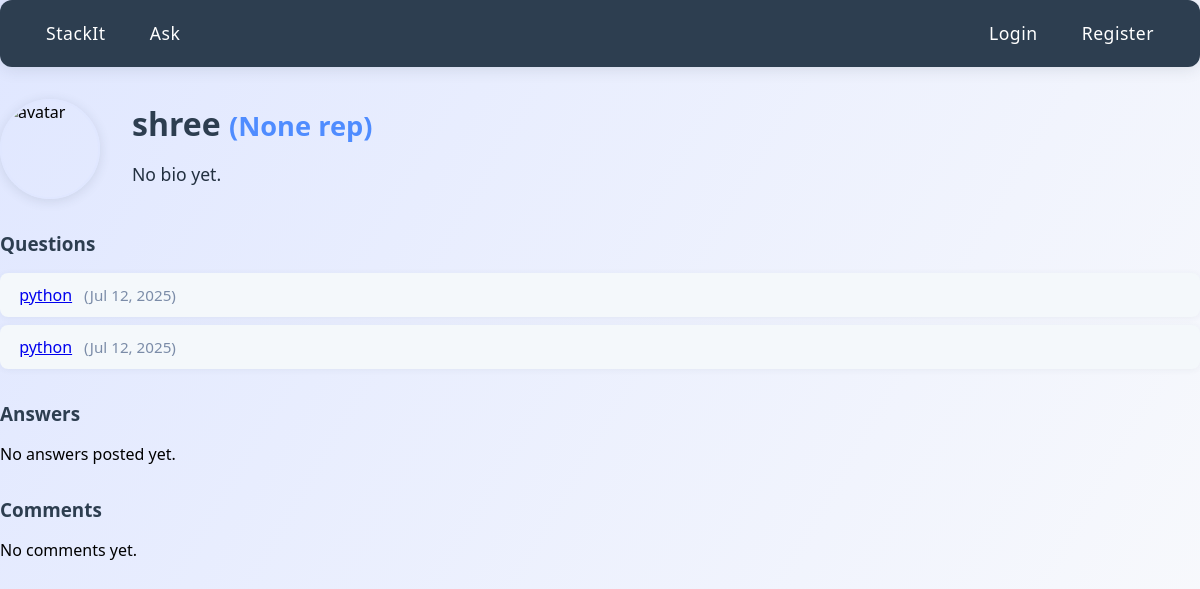
Screenshot of /user/shree with the database file from the repository.
### app/models.py (models this page shows)
class User(UserMixin, db.Model):
    id = db.Column(db.Integer, primary_key=True)
    username = db.Column(db.String(150), unique=True, nullable=False)
    email = db.Column(db.String(120), unique=True, nullable=False)
    password = db.Column(db.String(200), nullable=False)
    is_banned = db.Column(db.Boolean, default=False)
    bio = db.Column(db.Text, default='')
    avatar_url = db.Column(db.String(255), default='')
    reputation = db.Column(db.Integer, default=0)
    roles = db.relationship('Role', secondary=user_roles, backref=db.backref('users', lazy='dynamic'))
    questions = db.relationship('Question', backref='author', lazy=True)
    answers = db.relationship('Answer', backref='author', lazy=True)
    notifications = db.relationship('Notification', backref='user', lazy=True)

class Question(db.Model):
    id = db.Column(db.Integer, primary_key=True)
    title = db.Column(db.String(200), nullable=False)
    description = db.Column(db.Text, nullable=False)
    created_at = db.Column(db.DateTime, default=datetime.utcnow)
    is_approved = db.Column(db.Boolean, default=False)
    user_id = db.Column(db.Integer, db.ForeignKey('user.id'), nullable=False)
    tags = db.relationship('Tag', secondary=question_tags, backref=db.backref('questions', lazy='dynamic'))
    answers = db.relationship(
        'Answer',
        backref='question',
        lazy=True,
        foreign_keys='Answer.question_id'
    )
    accepted_answer_id = db.Column(db.Integer, db.ForeignKey('answer.id'))

### app/routes.py (the view)
@main.route('/user/<username>')
def user_profile(username):
    user = User.query.filter_by(username=username).first_or_404()
    questions = Question.query.filter_by(user_id=user.id).order_by(Question.created_at.desc()).all()
    answers = Answer.query.filter_by(user_id=user.id).order_by(Answer.created_at.desc()).all()
    comments = Comment.query.filter_by(user_id=user.id).order_by(Comment.created_at.desc()).all()
    return render_template('profile.html', user=user, questions=questions, answers=answers, comments=comments)

### templates/profile.html (shortened to what this page needs)
<!DOCTYPE html>
<html lang="en">
<head>
    <link rel="stylesheet" href="/static/style.css">
</head>
<body>
    <nav class="navbar">
        <a href="/" class="nav-brand"> StackIt</a>
        <a href="/ask" class="nav-btn"> Ask</a>
        {% if current_user.is_authenticated %}
            <span style="color: #4f8cff; font-weight:600;">Hi, {{ current_user.username }}</span>
            <a href="/logout" class="nav-btn"><i class="fa-solid fa-arrow-right-from-bracket"></i> Logout</a>
        {% else %}
            <a href="/login" class="nav-btn"> Login</a>
            <a href="/register" class="nav-btn"> Register</a>
        {% endif %}
    </nav>
    <div class="main-content">
        <div class="profile-header">
            <img src="{{ user.avatar_url or '/static/default_avatar.png' }}" class="profile-avatar" alt="avatar">
            <div class="profile-info">
                <h1>{{ user.username }} <span class="profile-rep">({{ user.reputation }} rep)</span></h1>
                <p class="profile-bio">{{ user.bio or 'No bio yet.' }}</p>
            </div>
        </div>
        <div class="profile-section">
            <h2>Questions</h2>
            {% if questions %}
                <ul class="profile-list">
                {% for q in questions %}
                    <li><a href="/question/{{ q.id }}">{{ q.title }}</a> <span class="profile-date">({{ q.created_at.strftime('%b %d, %Y') }})</span></li>
                {% endfor %}
                </ul>
            {% else %}
                <p>No questions asked yet.</p>
            {% endif %}
        </div>
        <div class="profile-section">
            <h2>Answers</h2>
            {% if answers %}
                <ul class="profile-list">
                {% for a in answers %}
                    <li>On <a href="/question/{{ a.question.id }}">{{ a.question.title }}</a> <span class="profile-date">({{ a.created_at.strftime('%b %d, %Y') }})</span></li>
                {% endfor %}
                </ul>
            {% else %}
                <p>No answers posted yet.</p>
            {% endif %}
        </div>
        <div class="profile-section">
            <h2>Comments</h2>
            {% if comments %}
                <ul class="profile-list">
                {% for c in comments if not c.is_deleted %}
                    <li>{{ c.content }} <span class="profile-date">({{ c.created_at.strftime('%b %d, %Y') }})</span></li>
                {% endfor %}
                </ul>
            {% else %}
                <p>No comments yet.</p>
            {% endif %}
        </div>
    </div>
</body>
</html>

### static/style.css (style rules this page uses)
body { font-family: 'Segoe UI', Arial, sans-serif; margin: 0; background: linear-gradient(120deg, #e0e7ff 0%, #f9fafc 100%); min-height: 100vh; }
nav, .navbar { display: flex; align-items: center; gap: 1em; background: #2d3e50; padding: 1em 2em; border-radius: 12px; margin-bottom: 2em; box-shadow: 0 2px 16px rgba(44,62,80,0.13); }
nav a, .navbar a { color: #fff; font-weight: 500; font-size: 1.1em; letter-spacing: 0.5px; text-decoration: none; padding: 0.3em 0.8em; border-radius: 6px; transition: background 0.18s; }
h1, h2, h3 { color: #2d3e50; font-family: 'Segoe UI', Arial, sans-serif; font-weight: 700; }
h1 { font-size: 2.3em; margin-bottom: 0.5em; }
h2 { font-size: 1.5em; margin-bottom: 1em; }
ul { list-style: none; padding: 0; }
li, .card, .question-card, .answer-card, .notification-item { margin-bottom: 0.8em; background: #fff; border-radius: 10px; padding: 1em 1.3em; box-shadow: 0 2px 12px rgba(44,62,80,0.08); transition: box-shadow 0.18s; }
.profile-header { display: flex; align-items: center; gap: 2em; margin-bottom: 2em; }
.profile-avatar { width: 90px; height: 90px; border-radius: 50%; object-fit: cover; box-shadow: 0 2px 12px rgba(44,62,80,0.13); }
.profile-info h1 { margin: 0 0 0.4em 0; font-size: 2em; }
.profile-rep { color: #4f8cff; font-weight: 600; font-size: 1em; }
.profile-bio { color: #888; margin-bottom: 0.6em; }
.profile-section { margin-bottom: 2em; }
.profile-list { list-style: none; padding: 0; }
.profile-list li { margin-bottom: 0.6em; padding: 0.7em 1.2em; border-radius: 8px; background: #f4f8fb; box-shadow: 0 1px 6px rgba(44,62,80,0.06); }
.profile-date { color: #888; font-size: 0.97em; margin-left: 0.7em; }

### templates/profile.html (style rules this page uses)
.profile-header { display: flex; align-items: center; gap: 2em; margin-bottom: 2em; }
.profile-avatar { width: 96px; height: 96px; border-radius: 50%; border: 2px solid #e0e7ff; object-fit: cover; }
.profile-info h1 { margin-bottom: 0.2em; }
.profile-rep { color: #4f8cff; font-size: 0.85em; font-weight: 600; }
.profile-bio { color: #223040; font-size: 1.1em; margin-bottom: 0.5em; }
.profile-section { margin-bottom: 2em; }
.profile-section h2 { color: #2d3e50; font-size: 1.18em; margin-bottom: 0.7em; }
.profile-list { list-style: none; padding: 0; }
.profile-list li { margin-bottom: 0.5em; }
.profile-date { color: #7b8ca8; font-size: 0.95em; margin-left: 0.5em; }

### rows the page displays
User: username "shree", reputation "None", bio "No bio yet."
Question: title "python", created_at "Jul 12, 2025"
Question: title "python", created_at "Jul 12, 2025"
